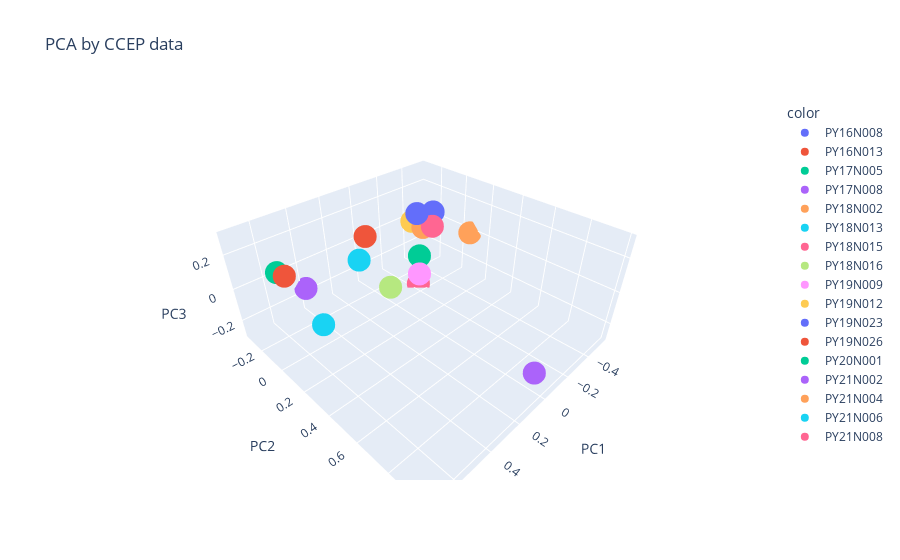

Write notebook code for a chart like this one.
### Code cell
fig = px.scatter_3d(
    pca_df,
    x = "PC1",
    y = "PC2",
    z = "PC3",
    #labels=labels,
    color=patient_df["patient"],
    title = "PCA by CCEP data"
)

fig.show()

### Figure 1 — Plotly figure (JSON) as saved in the notebook; plotly's stock layout.template omitted (floating-point values rounded to 4 significant figures)
{"data": [{"hovertemplate": "color=PY16N008<br>PC1=%{x}<br>PC2=%{y}<br>PC3=%{z}<extra></extra>", "legendgroup": "PY16N008", "marker": {"color": "#636efa", "symbol": "circle"}, "mode": "markers", "name": "PY16N008", "scene": "scene", "showlegend": true, "type": "scatter3d", "x": [-0.1361], "y": [0.0396], "z": [0.2484]}, {"hovertemplate": "color=PY16N013<br>PC1=%{x}<br>PC2=%{y}<br>PC3=%{z}<extra></extra>", "legendgroup": "PY16N013", "marker": {"color": "#EF553B", "symbol": "circle"}, "mode": "markers", "name": "PY16N013", "scene": "scene", "showlegend": true, "type": "scatter3d", "x": [0.7222], "y": [0.1572], "z": [0.3044]}, {"hovertemplate": "color=PY17N005<br>PC1=%{x}<br>PC2=%{y}<br>PC3=%{z}<extra></extra>", "legendgroup": "PY17N005", "marker": {"color": "#00cc96", "symbol": "circle"}, "mode": "markers", "name": "PY17N005", "scene": "scene", "showlegend": true, "type": "scatter3d", "x": [0.5725], "y": [-0.2474], "z": [0.0665]}, {"hovertemplate": "color=PY17N008<br>PC1=%{x}<br>PC2=%{y}<br>PC3=%{z}<extra></extra>", "legendgroup": "PY17N008", "marker": {"color": "#ab63fa", "symbol": "circle"}, "mode": "markers", "name": "PY17N008", "scene": "scene", "showlegend": true, "type": "scatter3d", "x": [0.07367], "y": [0.9844], "z": [-0.1168]}, {"hovertemplate": "color=PY18N002<br>PC1=%{x}<br>PC2=%{y}<br>PC3=%{z}<extra></extra>", "legendgroup": "PY18N002", "marker": {"color": "#FFA15A", "symbol": "circle"}, "mode": "markers", "name": "PY18N002", "scene": "scene", "showlegend": true, "type": "scatter3d", "x": [-0.5457], "y": [0.07942], "z": [-0.007322]}, {"hovertemplate": "color=PY18N013<br>PC1=%{x}<br>PC2=%{y}<br>PC3=%{z}<extra></extra>", "legendgroup": "PY18N013", "marker": {"color": "#19d3f3", "symbol": "circle"}, "mode": "markers", "name": "PY18N013", "scene": "scene", "showlegend": true, "type": "scatter3d", "x": [0.06586], "y": [-0.2424], "z": [-0.07741]}, {"hovertemplate": "color=PY18N015<br>PC1=%{x}<br>PC2=%{y}<br>PC3=%{z}<extra></extra>", "legendgroup": "PY18N015", "marker": {"color": "#FF6692", "symbol": "circle"}, "mode": "markers", "name": "PY18N015", "scene": "scene", "showlegend": true, "type": "scatter3d", "x": [-0.2272], "y": [-0.04915], "z": [-0.2933]}, {"hovertemplate": "color=PY18N016<br>PC1=%{x}<br>PC2=%{y}<br>PC3=%{z}<extra></extra>", "legendgroup": "PY18N016", "marker": {"color": "#B6E880", "symbol": "circle"}, "mode": "markers", "name": "PY18N016", "scene": "scene", "showlegend": true, "type": "scatter3d", "x": [0.1178], "y": [0.09414], "z": [-0.07922]}, {"hovertemplate": "color=PY19N009<br>PC1=%{x}<br>PC2=%{y}<br>PC3=%{z}<extra></extra>", "legendgroup": "PY19N009", "marker": {"color": "#FF97FF", "symbol": "circle"}, "mode": "markers", "name": "PY19N009", "scene": "scene", "showlegend": true, "type": "scatter3d", "x": [0.06], "y": [0.2584], "z": [0.05552]}, {"hovertemplate": "color=PY19N012<br>PC1=%{x}<br>PC2=%{y}<br>PC3=%{z}<extra></extra>", "legendgroup": "PY19N012", "marker": {"color": "#FECB52", "symbol": "circle"}, "mode": "markers", "name": "PY19N012", "scene": "scene", "showlegend": true, "type": "scatter3d", "x": [-0.3154], "y": [-0.1917], "z": [0.05637]}, {"hovertemplate": "color=PY19N023<br>PC1=%{x}<br>PC2=%{y}<br>PC3=%{z}<extra></extra>", "legendgroup": "PY19N023", "marker": {"color": "#636efa", "symbol": "circle"}, "mode": "markers", "name": "PY19N023", "scene": "scene", "showlegend": true, "type": "scatter3d", "x": [-0.4306], "y": [-0.1243], "z": [0.1027]}, {"hovertemplate": "color=PY19N026<br>PC1=%{x}<br>PC2=%{y}<br>PC3=%{z}<extra></extra>", "legendgroup": "PY19N026", "marker": {"color": "#EF553B", "symbol": "circle"}, "mode": "markers", "name": "PY19N026", "scene": "scene", "showlegend": true, "type": "scatter3d", "x": [-0.03364], "y": [-0.2988], "z": [0.01894]}, {"hovertemplate": "color=PY20N001<br>PC1=%{x}<br>PC2=%{y}<br>PC3=%{z}<extra></extra>", "legendgroup": "PY20N001", "marker": {"color": "#00cc96", "symbol": "circle"}, "mode": "markers", "name": "PY20N001", "scene": "scene", "showlegend": true, "type": "scatter3d", "x": [-0.1819], "y": [0.009381], "z": [-0.0465]}, {"hovertemplate": "color=PY21N002<br>PC1=%{x}<br>PC2=%{y}<br>PC3=%{z}<extra></extra>", "legendgroup": "PY21N002", "marker": {"color": "#ab63fa", "symbol": "circle"}, "mode": "markers", "name": "PY21N002", "scene": "scene", "showlegend": true, "type": "scatter3d", "x": [0.3924], "y": [-0.3192], "z": [-0.1559]}, {"hovertemplate": "color=PY21N004<br>PC1=%{x}<br>PC2=%{y}<br>PC3=%{z}<extra></extra>", "legendgroup": "PY21N004", "marker": {"color": "#FFA15A", "symbol": "circle"}, "mode": "markers", "name": "PY21N004", "scene": "scene", "showlegend": true, "type": "scatter3d", "x": [-0.291], "y": [-0.07182], "z": [0.06741]}, {"hovertemplate": "color=PY21N006<br>PC1=%{x}<br>PC2=%{y}<br>PC3=%{z}<extra></extra>", "legendgroup": "PY21N006", "marker": {"color": "#19d3f3", "symbol": "circle"}, "mode": "markers", "name": "PY21N006", "scene": "scene", "showlegend": true, "type": "scatter3d", "x": [0.4538], "y": [-0.07793], "z": [-0.2436]}, {"hovertemplate": "color=PY21N008<br>PC1=%{x}<br>PC2=%{y}<br>PC3=%{z}<extra></extra>", "legendgroup": "PY21N008", "marker": {"color": "#FF6692", "symbol": "circle"}, "mode": "markers", "name": "PY21N008", "scene": "scene", "showlegend": true, "type": "scatter3d", "x": [-0.2968], "y": [0.0002207], "z": [0.09967]}], "layout": {"legend": {"title": {"text": "color"}, "tracegroupgap": 0}, "scene": {"domain": {"x": [0, 1], "y": [0, 1]}, "xaxis": {"title": {"text": "PC1"}}, "yaxis": {"title": {"text": "PC2"}}, "zaxis": {"title": {"text": "PC3"}}}, "title": {"text": "PCA by CCEP data"}}}
